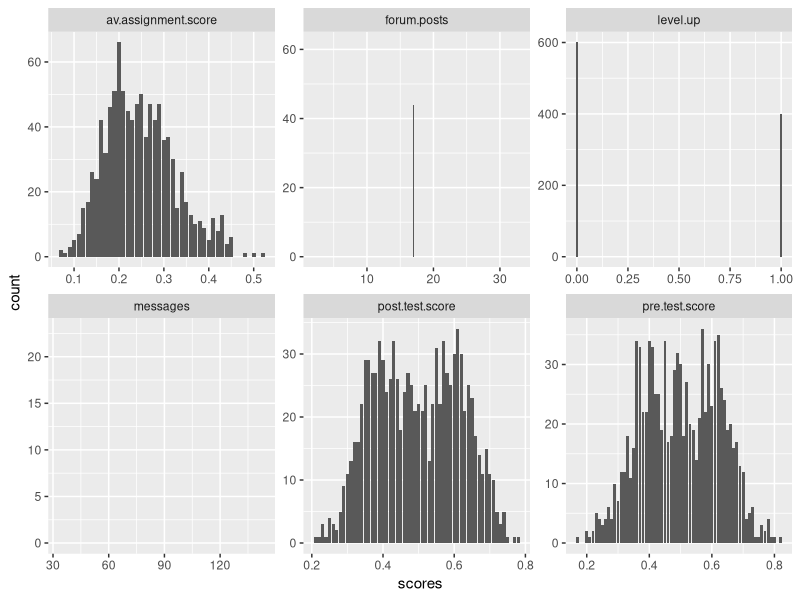

R code for this plot: (Note: this script raises an error after producing the figure.)
## ---- chunk 1
library(readr)
library(dplyr)
library(tidyr)
DF1 <- read_csv('online.data.csv')
## ---- chunk 2
#Start by creating histograms of the distributions for all variables (#HINT: look up "facet" in the ggplot documentation)
#create dummy variable to show distribution of level up
DF2 <- select(DF1, 1:7)
DF2$level.up <- ifelse(DF1$level.up == "yes", 1,0)
DF3 <- gather(DF2, "measure", "scores", 2:7)
#Then visualize the relationships between variables
library(ggplot2)
p <- ggplot(data = DF3, aes(scores)) + geom_histogram(stat = "count")
p + facet_wrap(~measure, scales = "free")

#Try to capture an intution about the data and the relationships
# assignment score, messages, post test and pre test are more or less normal distributions, while the forum post skews left. Also, level up is not even but there are enough instances of yes to use the data. 
## ---- chunk 3
#Create a classification tree that predicts whether a student "levels up" in the online course using three variables of your choice (As we did last time, set all controls to their minimums)

#Plot and generate a CP table for your tree 

#Generate a probability value that represents the probability that a student levels up based your classification tree 

D1$pred <- predict(rp, type = "prob")[,2]#Last class we used type = "class" which predicted the classification for us, this time we are using type = "prob" to see the probability that our classififcation is based on.
## ---- chunk 4
library(ROCR)

#Plot the curve
pred.detail <- prediction(D1$pred, D1$level.up) 
plot(performance(pred.detail, "tpr", "fpr"))
abline(0, 1, lty = 2)

#Calculate the Area Under the Curve
unlist(slot(performance(Pred2,"auc"), "y.values"))#Unlist liberates the AUC value from the "performance" object created by ROCR

#Now repeat this process, but using the variables you did not use for the previous model and compare the plots & results of your two models. Which one do you think was the better model? Why?
## ---- chunk 5
#Look at the ROC plot for your first model. Based on this plot choose a probability threshold that balances capturing the most correct predictions against false positives. Then generate a new variable in your data set that classifies each student according to your chosen threshold.

threshold.pred1 <- 

#Now generate three diagnostics:

D1$accuracy.model1 <-

D1$precision.model1 <- 

D1$recall.model1 <- 

#Finally, calculate Kappa for your model according to:

#First generate the table of comparisons
table1 <- table(D1$level.up, D1$threshold.pred1)

#Convert to matrix
matrix1 <- as.matrix(table1)

#Calculate kappa
kappa(matrix1, exact = TRUE)/kappa(matrix1)

#Now choose a different threshold value and repeat these diagnostics. What conclusions can you draw about your two thresholds?
